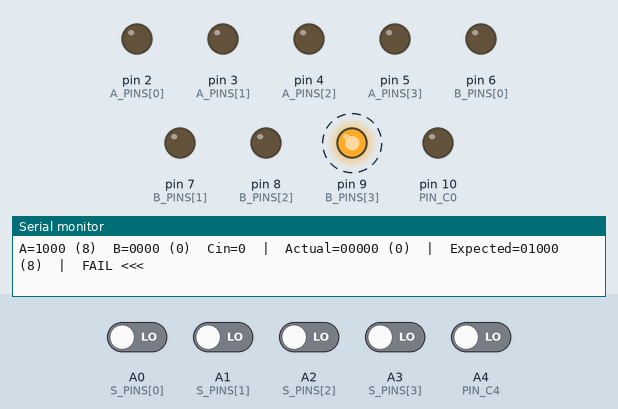
A sketch run on a simulated Arduino Nano, built with avr-gcc and run on an emulated ATmega328P. Shown: output pins drawn as LEDs (lit = HIGH), the last lines printed to the serial monitor. Dashed ring = blinking. Inputs (shaded band) come from the test bench; at power-on: A0 (S_PINS[0]), A1 (S_PINS[1]), A2 (S_PINS[2]), A3 (S_PINS[3]), A4 (PIN_C4) LOW.

Above: at 1.4 s.
1.5 s: A0 (S_PINS[0]) driven HIGH
At 3.46 s:
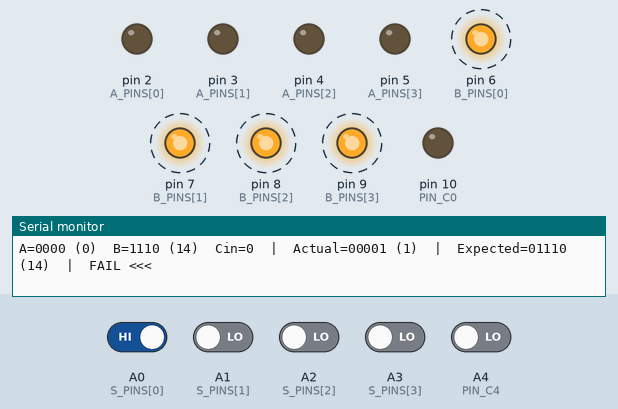
4.5 s: A1 (S_PINS[1]) driven HIGH
At 4.94 s:
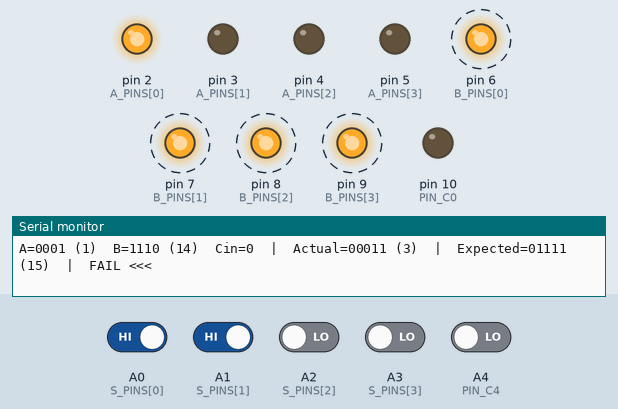
7.5 s: A3 (S_PINS[3]) driven HIGH
At 7.89 s:
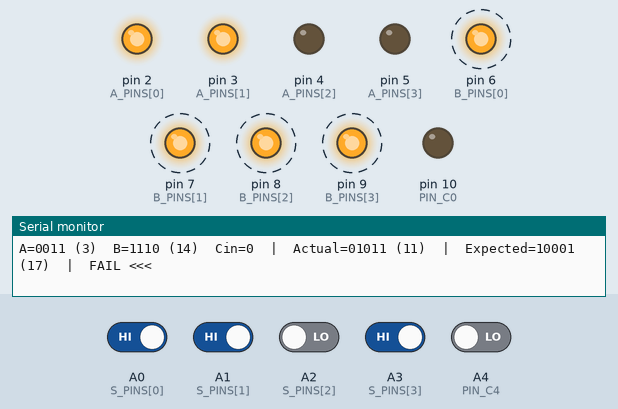
10.5 s: A1 (S_PINS[1]) driven LOW
At 10.88 s:
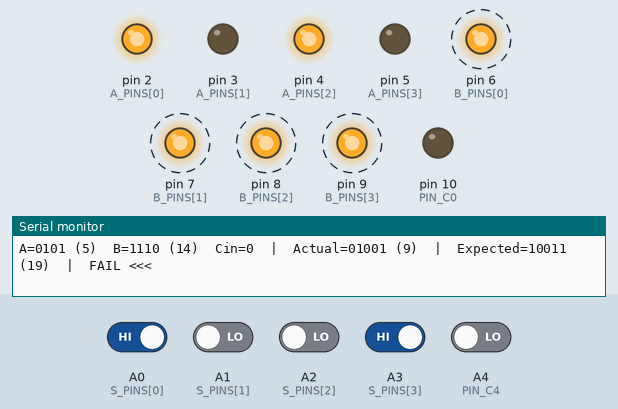
13.5 s: A2 (S_PINS[2]) driven HIGH
16.5 s: A4 (PIN_C4) driven HIGH
Timing chart, 0 to 22.1 s (numbered marks = the images above; inputs shaded):
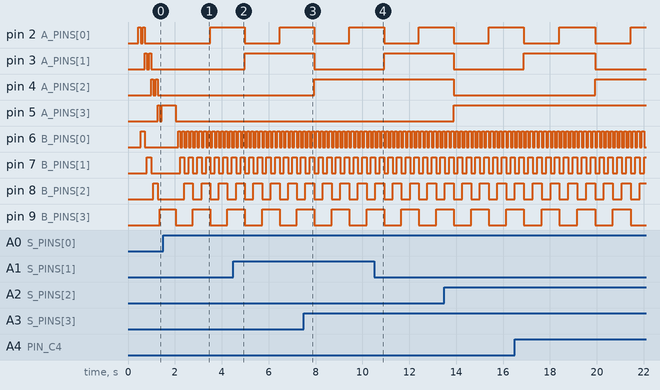

Measured:
- by itself, pin 2 (A_PINS[0]): alternates HIGH for 1.5 s and LOW for 1.5 s
- by itself, pin 6 (B_PINS[0]): alternates HIGH for 0.09 s and LOW for 0.09 s
- by itself, pin 7 (B_PINS[1]): alternates HIGH for 0.19 s and LOW for 0.19 s
- by itself, pin 8 (B_PINS[2]): alternates HIGH for 0.38 s and LOW for 0.38 s
- by itself, pin 9 (B_PINS[3]): alternates HIGH for 0.76 s and LOW for 0.76 s

The sketch:

74LS283N_tester.ino
```cpp
// ============================================================
//  74LS283N 4-Bit Binary Full Adder With Fast Carry Tester
//  Arduino Nano
//
//  16-pin DIP package.
//  Wiring: Arduino pin (signal name) [chip pin]
//
//  A Inputs:
//   D2  (A1) [5]    A bit 0 (LSB)
//   D3  (A2) [3]    A bit 1
//   D4  (A3) [14]   A bit 2
//   D5  (A4) [12]   A bit 3 (MSB)
//
//  B Inputs:
//   D6  (B1) [6]    B bit 0 (LSB)
//   D7  (B2) [2]    B bit 1
//   D8  (B3) [15]   B bit 2
//   D9  (B4) [11]   B bit 3 (MSB)
//
//  Carry Input:
//   D10 (C0) [7]    Carry In
//
//  Sum Outputs:
//   A0  (S1) [4]    Sum bit 0 (LSB)
//   A1  (S2) [1]    Sum bit 1
//   A2  (S3) [13]   Sum bit 2
//   A3  (S4) [10]   Sum bit 3 (MSB)
//
//  Carry Output:
//   A4  (C4) [9]    Carry Out
//
//   VCC [16] -> 5V
//   GND [8]  -> GND
//
//  How it works:
//   The 74LS283 performs:
//
//       SUM = A + B + C0
//
//   where:
//       A  = 4-bit number (0-15)
//       B  = 4-bit number (0-15)
//       C0 = carry input (0 or 1)
//
//   Outputs:
//       S4 S3 S2 S1 = lower 4 bits of result
//       C4          = carry out (5th bit)
//
//   Example:
//       A  = 1010 (10)
//       B  = 0111 (7)
//       C0 = 1
//
//       Result = 18 (10010)
//
//       S4..S1 = 0010
//       C4     = 1
//
// ============================================================

// --- A inputs ---
const int A_PINS[4] = {2, 3, 4, 5};     // A1..A4

// --- B inputs ---
const int B_PINS[4] = {6, 7, 8, 9};     // B1..B4

// --- Carry input ---
const int PIN_C0 = 10;

// --- Sum outputs ---
const int S_PINS[4] = {A0, A1, A2, A3}; // S1..S4

// --- Carry output ---
const int PIN_C4 = A4;

int totalPass = 0;
int totalFail = 0;

// ---------------------------------------------------------------
// Apply 4-bit value to input pins
// ---------------------------------------------------------------
void setNibble(const int pins[4], uint8_t value) {
  for (int i = 0; i < 4; i++) {
    digitalWrite(pins[i], (value >> i) & 1);
  }
}

// ---------------------------------------------------------------
// Read 4-bit sum output
// ---------------------------------------------------------------
uint8_t readSum() {
  uint8_t value = 0;

  for (int i = 0; i < 4; i++) {
    if (digitalRead(S_PINS[i])) {
      value |= (1 << i);
    }
  }

  return value;
}

// ---------------------------------------------------------------
// Print separator
// ---------------------------------------------------------------
void printSeparator() {
  Serial.println(F("-------------------------------------------------------------------------------------"));
}

// ---------------------------------------------------------------
// Print binary nibble
// ---------------------------------------------------------------
void printNibble(uint8_t value) {
  for (int i = 3; i >= 0; i--) {
    Serial.print((value >> i) & 1);
  }
}

// ---------------------------------------------------------------
// Test one combination
// ---------------------------------------------------------------
bool checkAndPrint(uint8_t A, uint8_t B, uint8_t Cin) {

  setNibble(A_PINS, A);
  setNibble(B_PINS, B);

  digitalWrite(PIN_C0, Cin);

  delay(5);

  uint8_t actualSum = readSum();
  uint8_t actualCarry = digitalRead(PIN_C4);

  uint16_t expected = A + B + Cin;

  uint8_t expectedSum = expected & 0x0F;
  uint8_t expectedCarry = (expected >> 4) & 0x01;

  bool pass =
    (actualSum == expectedSum) &&
    (actualCarry == expectedCarry);

  if (pass)
    totalPass++;
  else
    totalFail++;

  // Row format
  Serial.print(F("A="));
  printNibble(A);

  Serial.print(F(" ("));
  Serial.print(A);
  Serial.print(F(")  "));

  Serial.print(F("B="));
  printNibble(B);

  Serial.print(F(" ("));
  Serial.print(B);
  Serial.print(F(")  "));

  Serial.print(F("Cin="));
  Serial.print(Cin);

  Serial.print(F("  |  Actual="));

  Serial.print(actualCarry);
  printNibble(actualSum);

  Serial.print(F(" ("));
  Serial.print((actualCarry << 4) | actualSum);
  Serial.print(F(")"));

  Serial.print(F("  |  Expected="));

  Serial.print(expectedCarry);
  printNibble(expectedSum);

  Serial.print(F(" ("));
  Serial.print(expected);
  Serial.print(F(")"));

  Serial.print(F("  |  "));

  Serial.println(pass ? F("PASS") : F("FAIL <<<"));

  return pass;
}

// ---------------------------------------------------------------
// Full exhaustive test
// 16 x 16 x 2 = 512 combinations
// ---------------------------------------------------------------
void exhaustiveTest() {

  Serial.println(F("\n--- Exhaustive Truth Table Test ---"));

  printSeparator();

  Serial.println(
    F("A (dec/bin)      B (dec/bin)      Cin | Actual(C4S4S3S2S1) | Expected | Result"));

  printSeparator();

  for (uint8_t cin = 0; cin <= 1; cin++) {

    Serial.println();
    Serial.print(F("Carry In = "));
    Serial.println(cin);

    printSeparator();

    for (uint8_t a = 0; a < 16; a++) {
      for (uint8_t b = 0; b < 16; b++) {
        checkAndPrint(a, b, cin);
      }
    }
  }

  printSeparator();
}

// ---------------------------------------------------------------
// Walking bit test
// Quickly checks every input line independently
// ---------------------------------------------------------------
void walkingBitTest() {

  Serial.println(F("\n--- Walking Bit Test ---"));

  printSeparator();

  for (uint8_t bit = 0; bit < 4; bit++) {

    uint8_t val = (1 << bit);

    checkAndPrint(val, 0, 0);
    checkAndPrint(0, val, 0);
    checkAndPrint(val, val, 0);
  }

  printSeparator();
}

// ---------------------------------------------------------------
// setup
// ---------------------------------------------------------------
void setup() {

  Serial.begin(9600);
  while (!Serial) {}

  // A inputs
  for (int i = 0; i < 4; i++) {
    pinMode(A_PINS[i], OUTPUT);
    digitalWrite(A_PINS[i], LOW);
  }

  // B inputs
  for (int i = 0; i < 4; i++) {
    pinMode(B_PINS[i], OUTPUT);
    digitalWrite(B_PINS[i], LOW);
  }

  // Carry input
  pinMode(PIN_C0, OUTPUT);
  digitalWrite(PIN_C0, LOW);

  // Outputs
  for (int i = 0; i < 4; i++) {
    pinMode(S_PINS[i], INPUT);
  }

  pinMode(PIN_C4, INPUT);

  delay(100);

  Serial.println();
  Serial.println(F("===================================================="));
  Serial.println(F("     74LS283N 4-Bit Binary Full Adder Tester"));
  Serial.println(F("===================================================="));
  Serial.println(F("Tests all 512 possible input combinations"));
  Serial.println(F("Result shown as C4S4S3S2S1"));
  Serial.println(F("===================================================="));

  walkingBitTest();
  exhaustiveTest();

  Serial.println();
  Serial.println(F("================ SUMMARY ================"));

  Serial.print(F("Passed: "));
  Serial.println(totalPass);

  Serial.print(F("Failed: "));
  Serial.println(totalFail);

  Serial.println(F("-----------------------------------------"));

  if (totalFail == 0)
    Serial.println(F("Chip Status: GOOD"));
  else
    Serial.println(F("Chip Status: FAULTY"));

  Serial.println(F("========================================="));
  Serial.println(F("\nPress RESET to run again."));
}

// ---------------------------------------------------------------
// loop
// ---------------------------------------------------------------
void loop() {
}
```
